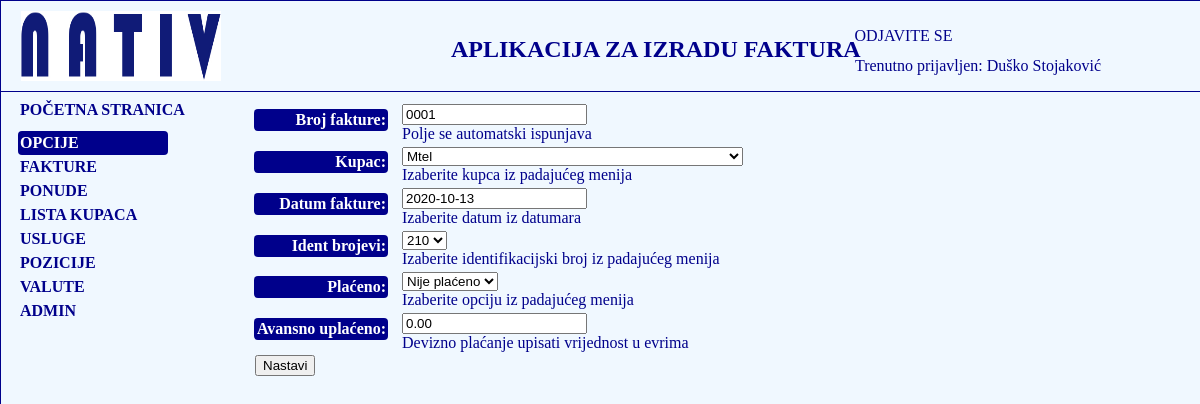
Screenshot of /fakture/kreiranje-fakture/27/izmjena/ (signed in) with the database file from the repository.
### fakture/models.py (models this page shows, shortened)
class Korisnik(AbstractBaseUser):
    email = models.EmailField(verbose_name="email", max_length=60, unique=True)
    username = models.CharField(max_length=30, unique=True)
    date_joined = models.DateTimeField(verbose_name='date joined', auto_now_add=True)
    last_login = models.DateTimeField(verbose_name='last login', auto_now=True)
    is_admin = models.BooleanField(default=False)
    is_active = models.BooleanField(default=True)
    is_staff = models.BooleanField(default=False)
    is_superuser = models.BooleanField(default=False)
    ime = models.CharField(max_length=50)
    prezime = models.CharField(max_length=50)
    ime_oca = models.CharField(max_length=50)
    godina_rodjenja = models.DateField(blank=True, null=True)
    mjesto_rodjenja = models.CharField(max_length=50)
    mjesto_prebivalista = models.CharField(max_length=50)
    adresa = models.CharField(max_length=50)
    postanski_broj = models.CharField(max_length=50)
    telefon = models.CharField(max_length=50)
    naziv_preduzeca =  models.CharField(max_length=250, blank=True, null=True)
    adresa_preduzeca = models.CharField(max_length=250, blank=True, null=True)
    mjesto_preduzeca = models.CharField(max_length=250, blank=True, null=True)
    postanski_broj_preduzeca = models.CharField(max_length=250, blank=True, null=True)
    IBAN =  models.CharField(max_length=250, blank=True, null=True,default='BA395620998146211620')
    SWIFT_BIC = models.CharField(max_length=50, blank=True, null=True, default='RAZBBA22')
    telefon_mobilni = models.CharField(max_length=50, blank=True, null=True)
    fax = models.CharField(max_length=50, blank=True, null=True)
    zvanje = models.CharField(max_length=150, blank=True, null=True)
    pozicija = models.CharField(max_length=150, blank=True, null=True)
    email_preduzeca = models.EmailField(verbose_name="Email preduzeca", max_length=60, unique=True, blank=True, null=True)
    web_stranica = models.URLField(blank=True, null=True)
    banka_racun =  models.CharField(max_length=150, blank=True, null=True)
    profilna_slika = models.ImageField(upload_to='slike', blank=True, null=True)
    IZBOR_DRZAVE = (
        ('Bosna i Hercegovina', 'Bosna i Hercegovina'),
        ('Germany', 'Germany'),
        ('Poland', 'Poland')
    )
    drzava = models.CharField(max_length=50, choices=IZBOR_DRZAVE, blank=True, null=True)
    USERNAME_FIELD = 'email'
    REQUIRED_FIELDS = ['username']
    objects = MyKorisnikManager()

class Faktura(models.Model):
    broj_fakture = models.CharField(max_length=50, default='0001', help_text='Polje se automatski ispunjava')
    kupac = models.ForeignKey(Kupac, on_delete=models.CASCADE, help_text='Izaberite kupca iz padajućeg menija')
    drzava = models.CharField(max_length=100, blank=True, null=True)
    datum_fakture = models.DateField(default=timezone.now, help_text='Izaberite datum iz datumara')
    rok_placanja = models.DateField(default=timezone.now, help_text='Polje se automatski ažurira', verbose_name='Rok plaćanja')
    INDETIFIKACIJSKI_BROJEVI = (
        ('210', '210'),
        ('220', '220'),
        ('230', '230'),
        ('240', '240'),
        ('300', '300'),
        ('400', '400'),
    )
    ident_brojevi = models.CharField(max_length=5, choices=INDETIFIKACIJSKI_BROJEVI, default='210', help_text='Izaberite identifikacijski broj iz padajućeg menija')
    REALIZACIJA = (
        ('P', 'Plaćeno'),
        ('NP', 'Nije plaćeno')
    )
    placeno = models.CharField(max_length=20, choices=REALIZACIJA, default='NP', verbose_name='Plaćeno', help_text='Izaberite opciju iz padajućeg menija')
    valuta = models.ForeignKey(Valute,  blank=True, default='BAM', on_delete=models.CASCADE)
    racun = models.CharField(max_length=20, default='RAČUN', blank=True, null=True)
    racun_njemacki = models.CharField(max_length=30, default='RECHNUNG', blank=True, null=True)
    avansno_uplaceno = models.DecimalField(max_digits=10, decimal_places=2, default=0.00, help_text='Devizno plaćanje upisati vrijednost u evrima', verbose_name='Avansno uplaćeno')
    nacin_placanja = models.CharField(max_length=100, blank=True, null=True, default='Žiro račun/Gotovinsko plaćanje')
    class Meta:
        ordering = ['-pk']

### fakture/views.py (the view, shortened to what this page needs)
# urls.py: path('kreiranje-fakture/<int:pk>/izmjena/', views.FakturaUpdate.as_view(), name='faktura-izmjena'),
class FakturaUpdate(LoginRequiredMixin, UpdateView):
    model = Faktura
    form_class = FakturaUpdateForm
    template_name = 'fakture/faktura_update.html'
    success_url = reverse_lazy('fakture:faktura-prodaja-izmjena')

### fakture/forms.py
class FakturaUpdateForm(ModelForm):
    class Meta:
        model = Faktura
        exclude = ('drzava','rok_placanja', 'valuta', 'racun', 'racun_njemacki', 'nacin_placanja')

### fakture/models.py (called while the page is built)
    def __str__(self):
        return self.naziv_firme

### fakture/templates/fakture/faktura_update.html (shortened to what this page needs)
{% extends 'fakture/base_nativ.html' %}
{% block fakture %}
    <form method="post" action="" class="faktura-forma">
        <table>
    {{ form.as_table }}
            </table>
    <input type="submit" value="Nastavi" class="nastavi">
    </form>
{% endblock %}

### fakture/templates/fakture/base_nativ.html (shortened to what this page needs)
<!DOCTYPE html>
{% load static %}
<html lang="en">
<head>
    <link rel="stylesheet" href="{% static 'css/base_nativ.css' %}">
</head>
<body>
<div class="glavni-nativ">
<header id="header">
    <div id="logo">
        <img src="{% static 'slike/logo_nativ.png' %}" alt="Slika Nativ logo">
    </div>
    <h2>APLIKACIJA ZA IZRADU FAKTURA</h2>
    <div id="login">
        {% if user.is_authenticated %}
            <p><a href="{% url 'logout' %}?next={{ request.path }}">ODJAVITE SE</a></p>
        {% else %}
            <p><a href="{% url 'login' %}?next={{ request.path }}">PRIJAVITE SE</a> </p>
        {% endif %}
    </div>
    <div class="trenutno-prijavljen">
        {% if user.is_authenticated %}
            <p>Trenutno prijavljen: {{ user.ime }} {{ user.prezime }}</p>
        {% else %}
            <p></p>
        {% endif %}
    </div>
</header>
<p id="pocetna"><a href="{% url 'fakture:index' %}">POČETNA STRANICA</a></p>
{% if user.is_authenticated %}
<div class="navigacija">
    <nav class="navigacija-sadrzaj">
        <ul>
            <li id="opcije">OPCIJE</li>
            <li><a href="{% url 'fakture:lista_fakturi' %}">FAKTURE</a></li>
            <li><a href="{% url 'fakture:ponuda-lista' %}">PONUDE</a></li>
            <li><a href="{% url 'fakture:lista-kupci' %}">LISTA KUPACA</a></li>
            <li><a href="{% url 'fakture:usluge-lista' %}">USLUGE</a></li>
            <li><a href="{% url 'fakture:usluge-lista' %}">POZICIJE</a></li>
             <li><a href="{% url 'fakture:kreiraj-valutu' %}">VALUTE</a></li>
            {% if user.is_superuser %}
            <li><a href="{% url 'admin:index' %}">ADMIN</a></li>
                {% endif %}
        </ul>
    </nav>
</div>
{% endif %}
<div class="fakture">{% block fakture %}{% endblock %}</div>
</div>
</body>
</html>

### fakture/static/css/base_nativ.css (style rules this page uses)
body { margin: 0; padding: 0; }
.glavni-nativ { position: absolute; margin: 0; width: 100%; height: 7500px; background-color: aliceblue; border: darkblue solid 1px; }
#header { position: absolute; height: 90px; width: 100%; border: darkblue solid 1px; border-top-width: 0; border-left-width: 0; border-right-width: 0; }
#logo { position: absolute; margin-top: 10px; margin-left: 20px; width: 200px; height: 70px; }
#logo img { width: 200px; height: 70px; margin: 0; }
#header h2 { position: absolute; top: 15px; left: 450px; color: darkblue; }
#login { position: absolute; top: 10px; right: 248.5px; }
#login a { text-decoration: none; color: darkblue; }
.trenutno-prijavljen { position: absolute; top: 40px; right: 100px; color: darkblue; }
.navigacija { position: absolute; height: auto; width: 150px; top: 130px; left: 17px; }
.navigacija-sadrzaj li { list-style: none; margin: 0; padding: 3px 0 3px 2px; text-align: left; color: darkblue; font-weight: bold; }
.navigacija-sadrzaj ul { display: block; margin: 0; padding: 0; }
.navigacija-sadrzaj a { text-decoration: none; color: darkblue; font-weight: bold; }
#opcije { background-color: darkblue; color: white; border-radius: 4px; }
#pocetna { position: absolute; height: auto; margin: 0; top: 100px; left: 19px; }
#pocetna a { text-decoration: none; color: darkblue; font-weight: bold; }
.fakture { position: absolute; top: 100px; left: 250px; color: darkblue; margin: 0; width: auto; }
.faktura-forma label { display: inline-block; width:130px; background-color: darkblue; color: white; padding: 2px; margin: 0 10px 8px 0; text-align: right; border-radius: 4px; }
.faktura-forma input { display: inline-block; }
.faktura-forma input[type=submit] { margin-left: 4px; }
.fakture label { display: inline-block; width:130px; background-color: darkblue; color: white; padding: 2px; margin: 0 10px 8px 0; text-align: right; border-radius: 4px; }

### rows the page displays
Korisnik: ime "Duško", prezime "Stojaković"
Faktura: broj_fakture "0001", kupac "Mtel", datum_fakture "2020-10-13", ident_brojevi "210", placeno "Nije plaćeno", avansno_uplaceno "0.00"
